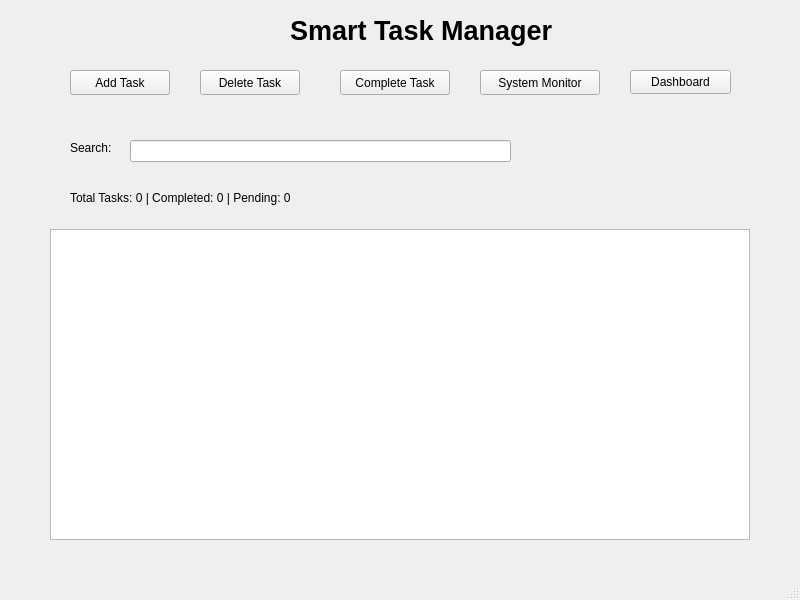
<?xml version="1.0" encoding="UTF-8"?>
<ui version="4.0">
 <class>MainWindow</class>
 <widget class="QMainWindow" name="MainWindow">
  <property name="geometry">
   <rect>
    <x>0</x>
    <y>0</y>
    <width>800</width>
    <height>600</height>
   </rect>
  </property>
  <property name="windowTitle">
   <string>MainWindow</string>
  </property>
  <widget class="QWidget" name="centralwidget">
   <widget class="QLabel" name="titleLabel">
    <property name="geometry">
     <rect>
      <x>290</x>
      <y>10</y>
      <width>301</width>
      <height>41</height>
     </rect>
    </property>
    <property name="font">
     <font>
      <pointsize>20</pointsize>
      <bold>true</bold>
     </font>
    </property>
    <property name="text">
     <string>Smart Task Manager</string>
    </property>
   </widget>
   <widget class="QPushButton" name="addTaskButton">
    <property name="geometry">
     <rect>
      <x>70</x>
      <y>70</y>
      <width>100</width>
      <height>25</height>
     </rect>
    </property>
    <property name="text">
     <string>Add Task</string>
    </property>
   </widget>
   <widget class="QPushButton" name="deleteTaskButton">
    <property name="geometry">
     <rect>
      <x>200</x>
      <y>70</y>
      <width>100</width>
      <height>25</height>
     </rect>
    </property>
    <property name="text">
     <string>Delete Task</string>
    </property>
   </widget>
   <widget class="QPushButton" name="completeTaskButton">
    <property name="geometry">
     <rect>
      <x>340</x>
      <y>70</y>
      <width>110</width>
      <height>25</height>
     </rect>
    </property>
    <property name="text">
     <string>Complete Task</string>
    </property>
   </widget>
   <widget class="QPushButton" name="systemMonitorButton">
    <property name="geometry">
     <rect>
      <x>480</x>
      <y>70</y>
      <width>120</width>
      <height>25</height>
     </rect>
    </property>
    <property name="text">
     <string>System Monitor</string>
    </property>
   </widget>
   <widget class="QLabel" name="label_2">
    <property name="geometry">
     <rect>
      <x>70</x>
      <y>140</y>
      <width>49</width>
      <height>16</height>
     </rect>
    </property>
    <property name="text">
     <string>Search:</string>
    </property>
   </widget>
   <widget class="QLineEdit" name="searchLineEdit">
    <property name="geometry">
     <rect>
      <x>130</x>
      <y>140</y>
      <width>381</width>
      <height>22</height>
     </rect>
    </property>
   </widget>
   <widget class="QTableWidget" name="taskTable">
    <property name="geometry">
     <rect>
      <x>50</x>
      <y>229</y>
      <width>700</width>
      <height>311</height>
     </rect>
    </property>
   </widget>
   <widget class="QLabel" name="statsLabel">
    <property name="geometry">
     <rect>
      <x>70</x>
      <y>190</y>
      <width>281</width>
      <height>16</height>
     </rect>
    </property>
    <property name="text">
     <string>Total Tasks: 0 | Completed: 0 | Pending: 0</string>
    </property>
   </widget>
   <widget class="QPushButton" name="dashboardButton">
    <property name="geometry">
     <rect>
      <x>630</x>
      <y>70</y>
      <width>101</width>
      <height>24</height>
     </rect>
    </property>
    <property name="text">
     <string>Dashboard</string>
    </property>
   </widget>
  </widget>
  <widget class="QMenuBar" name="menubar">
   <property name="geometry">
    <rect>
     <x>0</x>
     <y>0</y>
     <width>800</width>
     <height>22</height>
    </rect>
   </property>
  </widget>
  <widget class="QStatusBar" name="statusbar"/>
 </widget>
 <resources/>
 <connections/>
</ui>
